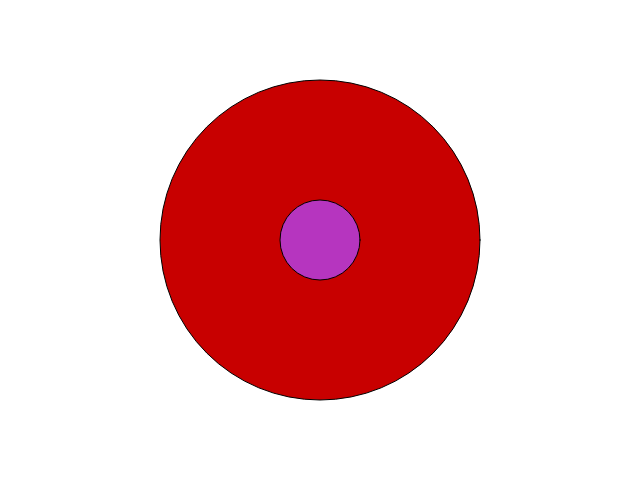
Frame 1 (no input)
Frame 60 (no input): identical to frame 1, image omitted
Frame 120 (the mouse pressed at the canvas centre since frame 60): identical to frame 1, image omitted

The p5.js sketch that drew this single still picture (run headless with seeded random() and noise() and a simulated clock; from frame 60 on, the mouse is pressed at the canvas centre):

// p5.js sketch
// ── sketch.js
let customColor;
let shapeSize = 80; //size

function setup() {
  createCanvas(640, 480); 
  let r = random(0, 255); 
  let g = random(0, 255); 
  let b = random(0, 255); 

  customColor = [r, g, b];
}

function draw() {
  background(255); 

  // red
  fill(200, 0, 0); 
  ellipse(width/2, height/2, shapeSize *4);

  // random colour
  fill(customColor[0], customColor[1], customColor[2]); 
  ellipse(width / 2, height / 2, shapeSize);
}
